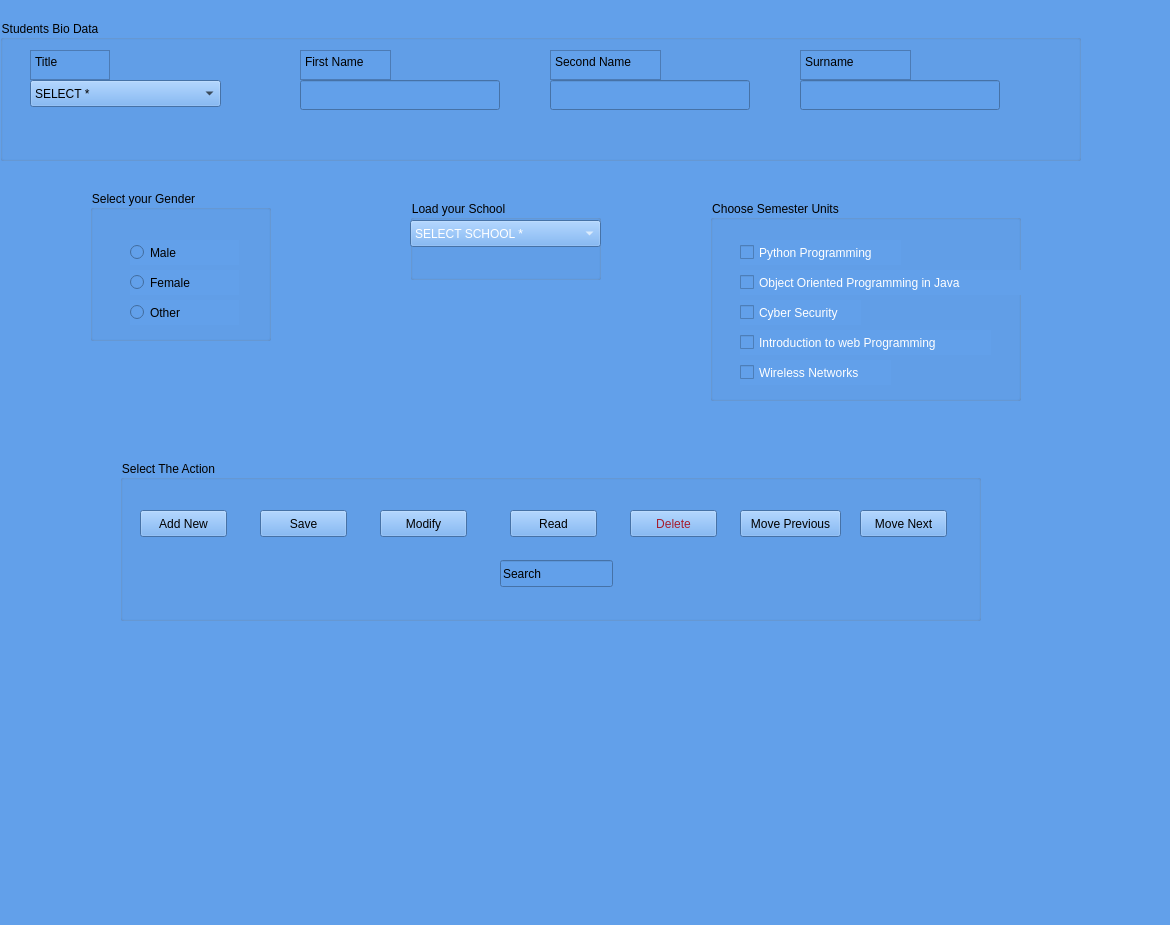
<?xml version="1.0" encoding="UTF-8"?>
<ui version="4.0">
 <class>MainWindow</class>
 <widget class="QMainWindow" name="MainWindow">
  <property name="geometry">
   <rect>
    <x>0</x>
    <y>0</y>
    <width>1170</width>
    <height>925</height>
   </rect>
  </property>
  <property name="windowTitle">
   <string>MainWindow</string>
  </property>
  <property name="styleSheet">
   <string notr="true">background-color: rgb(98, 160, 234);</string>
  </property>
  <widget class="QWidget" name="centralwidget">
   <widget class="QGroupBox" name="groupBox">
    <property name="geometry">
     <rect>
      <x>0</x>
      <y>20</y>
      <width>1081</width>
      <height>141</height>
     </rect>
    </property>
    <property name="title">
     <string>Students Bio Data</string>
    </property>
    <widget class="QPlainTextEdit" name="plainTextEdit">
     <property name="geometry">
      <rect>
       <x>30</x>
       <y>30</y>
       <width>80</width>
       <height>30</height>
      </rect>
     </property>
     <property name="styleSheet">
      <string notr="true">color: rgb(0, 0, 0);</string>
     </property>
     <property name="plainText">
      <string>Title</string>
     </property>
    </widget>
    <widget class="QLineEdit" name="lineEdit_3">
     <property name="geometry">
      <rect>
       <x>300</x>
       <y>60</y>
       <width>200</width>
       <height>30</height>
      </rect>
     </property>
    </widget>
    <widget class="QPlainTextEdit" name="plainTextEdit_2">
     <property name="geometry">
      <rect>
       <x>300</x>
       <y>30</y>
       <width>91</width>
       <height>30</height>
      </rect>
     </property>
     <property name="styleSheet">
      <string notr="true">color: rgb(0, 0, 0);</string>
     </property>
     <property name="plainText">
      <string>First Name</string>
     </property>
    </widget>
    <widget class="QLineEdit" name="lineEdit_4">
     <property name="geometry">
      <rect>
       <x>550</x>
       <y>60</y>
       <width>200</width>
       <height>30</height>
      </rect>
     </property>
    </widget>
    <widget class="QPlainTextEdit" name="plainTextEdit_3">
     <property name="geometry">
      <rect>
       <x>550</x>
       <y>30</y>
       <width>111</width>
       <height>30</height>
      </rect>
     </property>
     <property name="styleSheet">
      <string notr="true">color: rgb(0, 0, 0);</string>
     </property>
     <property name="plainText">
      <string>Second Name</string>
     </property>
    </widget>
    <widget class="QLineEdit" name="lineEdit_5">
     <property name="geometry">
      <rect>
       <x>800</x>
       <y>60</y>
       <width>200</width>
       <height>30</height>
      </rect>
     </property>
    </widget>
    <widget class="QPlainTextEdit" name="plainTextEdit_4">
     <property name="geometry">
      <rect>
       <x>800</x>
       <y>30</y>
       <width>111</width>
       <height>30</height>
      </rect>
     </property>
     <property name="styleSheet">
      <string notr="true">color: rgb(0, 0, 0);</string>
     </property>
     <property name="plainText">
      <string>Surname</string>
     </property>
    </widget>
    <widget class="QComboBox" name="comboBox_2">
     <property name="geometry">
      <rect>
       <x>30</x>
       <y>60</y>
       <width>191</width>
       <height>27</height>
      </rect>
     </property>
     <item>
      <property name="text">
       <string>SELECT *</string>
      </property>
     </item>
     <item>
      <property name="text">
       <string>MR</string>
      </property>
     </item>
     <item>
      <property name="text">
       <string>MRS</string>
      </property>
     </item>
     <item>
      <property name="text">
       <string>DR</string>
      </property>
     </item>
     <item>
      <property name="text">
       <string>PROFF</string>
      </property>
     </item>
     <item>
      <property name="text">
       <string>SIR</string>
      </property>
     </item>
    </widget>
   </widget>
   <widget class="QGroupBox" name="groupBox_2">
    <property name="geometry">
     <rect>
      <x>90</x>
      <y>190</y>
      <width>181</width>
      <height>151</height>
     </rect>
    </property>
    <property name="styleSheet">
     <string notr="true">color: rgb(0, 0, 0);</string>
    </property>
    <property name="title">
     <string>Select your Gender</string>
    </property>
    <widget class="QRadioButton" name="radioButton">
     <property name="geometry">
      <rect>
       <x>40</x>
       <y>50</y>
       <width>109</width>
       <height>25</height>
      </rect>
     </property>
     <property name="text">
      <string>Male</string>
     </property>
    </widget>
    <widget class="QRadioButton" name="radioButton_2">
     <property name="geometry">
      <rect>
       <x>40</x>
       <y>80</y>
       <width>109</width>
       <height>25</height>
      </rect>
     </property>
     <property name="text">
      <string>Female</string>
     </property>
    </widget>
    <widget class="QRadioButton" name="radioButton_3">
     <property name="geometry">
      <rect>
       <x>40</x>
       <y>110</y>
       <width>109</width>
       <height>25</height>
      </rect>
     </property>
     <property name="text">
      <string>Other</string>
     </property>
    </widget>
   </widget>
   <widget class="QGroupBox" name="groupBox_3">
    <property name="geometry">
     <rect>
      <x>410</x>
      <y>200</y>
      <width>191</width>
      <height>80</height>
     </rect>
    </property>
    <property name="styleSheet">
     <string notr="true">color: rgb(0, 0, 0);</string>
    </property>
    <property name="title">
     <string>Load your School</string>
    </property>
    <widget class="QComboBox" name="comboBox">
     <property name="geometry">
      <rect>
       <x>0</x>
       <y>20</y>
       <width>191</width>
       <height>27</height>
      </rect>
     </property>
     <property name="styleSheet">
      <string notr="true">color: rgb(255, 255, 255);</string>
     </property>
     <item>
      <property name="text">
       <string>SELECT SCHOOL *</string>
      </property>
     </item>
     <item>
      <property name="text">
       <string>EDUCATION</string>
      </property>
     </item>
     <item>
      <property name="text">
       <string>SIST</string>
      </property>
     </item>
     <item>
      <property name="text">
       <string>SETHURED</string>
      </property>
     </item>
     <item>
      <property name="text">
       <string>MEDICINE</string>
      </property>
     </item>
     <item>
      <property name="text">
       <string>LAW</string>
      </property>
     </item>
     <item>
      <property name="text">
       <string>SASS</string>
      </property>
     </item>
    </widget>
   </widget>
   <widget class="QGroupBox" name="groupBox_4">
    <property name="geometry">
     <rect>
      <x>710</x>
      <y>200</y>
      <width>311</width>
      <height>201</height>
     </rect>
    </property>
    <property name="styleSheet">
     <string notr="true">color: rgb(0, 0, 0);</string>
    </property>
    <property name="title">
     <string>Choose Semester Units</string>
    </property>
    <widget class="QCheckBox" name="checkBox">
     <property name="geometry">
      <rect>
       <x>30</x>
       <y>40</y>
       <width>161</width>
       <height>25</height>
      </rect>
     </property>
     <property name="styleSheet">
      <string notr="true">color: rgb(255, 255, 255);</string>
     </property>
     <property name="text">
      <string>Python Programming</string>
     </property>
    </widget>
    <widget class="QCheckBox" name="checkBox_2">
     <property name="geometry">
      <rect>
       <x>30</x>
       <y>70</y>
       <width>281</width>
       <height>25</height>
      </rect>
     </property>
     <property name="styleSheet">
      <string notr="true">color: rgb(255, 255, 255);</string>
     </property>
     <property name="text">
      <string>Object Oriented Programming in Java</string>
     </property>
    </widget>
    <widget class="QCheckBox" name="checkBox_3">
     <property name="geometry">
      <rect>
       <x>30</x>
       <y>160</y>
       <width>151</width>
       <height>25</height>
      </rect>
     </property>
     <property name="styleSheet">
      <string notr="true">color: rgb(255, 255, 255);</string>
     </property>
     <property name="text">
      <string>Wireless Networks</string>
     </property>
    </widget>
    <widget class="QCheckBox" name="checkBox_4">
     <property name="geometry">
      <rect>
       <x>30</x>
       <y>130</y>
       <width>251</width>
       <height>25</height>
      </rect>
     </property>
     <property name="styleSheet">
      <string notr="true">color: rgb(255, 255, 255);</string>
     </property>
     <property name="text">
      <string>Introduction to web Programming</string>
     </property>
    </widget>
    <widget class="QCheckBox" name="checkBox_5">
     <property name="geometry">
      <rect>
       <x>30</x>
       <y>100</y>
       <width>121</width>
       <height>25</height>
      </rect>
     </property>
     <property name="styleSheet">
      <string notr="true">color: rgb(255, 255, 255);</string>
     </property>
     <property name="text">
      <string>Cyber Security</string>
     </property>
    </widget>
   </widget>
   <widget class="QGroupBox" name="groupBox_5">
    <property name="geometry">
     <rect>
      <x>120</x>
      <y>460</y>
      <width>861</width>
      <height>161</height>
     </rect>
    </property>
    <property name="styleSheet">
     <string notr="true">color: rgb(0, 0, 0);</string>
    </property>
    <property name="title">
     <string>Select The Action</string>
    </property>
    <widget class="QPushButton" name="pushButton">
     <property name="geometry">
      <rect>
       <x>20</x>
       <y>50</y>
       <width>87</width>
       <height>27</height>
      </rect>
     </property>
     <property name="text">
      <string>Add New</string>
     </property>
    </widget>
    <widget class="QPushButton" name="pushButton_2">
     <property name="geometry">
      <rect>
       <x>140</x>
       <y>50</y>
       <width>87</width>
       <height>27</height>
      </rect>
     </property>
     <property name="text">
      <string>Save</string>
     </property>
    </widget>
    <widget class="QPushButton" name="pushButton_3">
     <property name="geometry">
      <rect>
       <x>260</x>
       <y>50</y>
       <width>87</width>
       <height>27</height>
      </rect>
     </property>
     <property name="text">
      <string>Modify</string>
     </property>
    </widget>
    <widget class="QPushButton" name="pushButton_4">
     <property name="geometry">
      <rect>
       <x>390</x>
       <y>50</y>
       <width>87</width>
       <height>27</height>
      </rect>
     </property>
     <property name="text">
      <string>Read</string>
     </property>
    </widget>
    <widget class="QPushButton" name="pushButton_5">
     <property name="geometry">
      <rect>
       <x>510</x>
       <y>50</y>
       <width>87</width>
       <height>27</height>
      </rect>
     </property>
     <property name="styleSheet">
      <string notr="true">color: rgb(165, 29, 45);</string>
     </property>
     <property name="text">
      <string>Delete</string>
     </property>
    </widget>
    <widget class="QPushButton" name="pushButton_6">
     <property name="geometry">
      <rect>
       <x>620</x>
       <y>50</y>
       <width>101</width>
       <height>27</height>
      </rect>
     </property>
     <property name="text">
      <string>Move Previous</string>
     </property>
    </widget>
    <widget class="QPushButton" name="pushButton_7">
     <property name="geometry">
      <rect>
       <x>740</x>
       <y>50</y>
       <width>87</width>
       <height>27</height>
      </rect>
     </property>
     <property name="text">
      <string>Move Next</string>
     </property>
    </widget>
    <widget class="QLineEdit" name="lineEdit_6">
     <property name="geometry">
      <rect>
       <x>380</x>
       <y>100</y>
       <width>113</width>
       <height>27</height>
      </rect>
     </property>
     <property name="text">
      <string>Search</string>
     </property>
    </widget>
   </widget>
  </widget>
  <widget class="QMenuBar" name="menubar">
   <property name="geometry">
    <rect>
     <x>0</x>
     <y>0</y>
     <width>1170</width>
     <height>24</height>
    </rect>
   </property>
  </widget>
  <widget class="QStatusBar" name="statusbar"/>
 </widget>
 <resources/>
 <connections/>
</ui>
